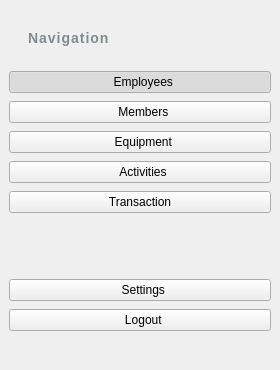
        <widget class="QFrame" name="sidebarFrame">
         <property name="minimumSize">
          <size>
           <width>280</width>
           <height>0</height>
          </size>
         </property>
         <property name="maximumSize">
          <size>
           <width>280</width>
           <height>16777215</height>
          </size>
         </property>
         <layout class="QVBoxLayout" name="sidebarLayout">
          <property name="spacing">
           <number>8</number>
          </property>
          <property name="leftMargin">
           <number>0</number>
          </property>
          <property name="topMargin">
           <number>30</number>
          </property>
          <property name="rightMargin">
           <number>0</number>
          </property>
          <property name="bottomMargin">
           <number>30</number>
          </property>
          <item>
           <widget class="QLabel" name="navigationTitle">
            <property name="styleSheet">
             <string notr="true">font-size: 14px; font-weight: 600; color: #7f8c8d; padding: 0 24px 8px 24px; text-transform: uppercase; letter-spacing: 1px;</string>
            </property>
            <property name="text">
             <string>Navigation</string>
            </property>
           </widget>
          </item>
          <item>
           <widget class="QFrame" name="navigationFrame">
            <layout class="QVBoxLayout" name="navigationLayout">
             <property name="spacing">
              <number>8</number>
             </property>
             <item>
              <widget class="QPushButton" name="employeesButton">
               <property name="text">
                <string>  Employees</string>
               </property>
               <property name="icon">
                <iconset resource="resources.qrc">
                 <normaloff>:/icons/icons/employee.png</normaloff>:/icons/icons/employee.png</iconset>
               </property>
               <property name="checkable">
                <bool>true</bool>
               </property>
               <property name="checked">
                <bool>true</bool>
               </property>
              </widget>
             </item>
             <item>
              <widget class="QPushButton" name="membersButton">
               <property name="text">
                <string>  Members</string>
               </property>
               <property name="icon">
                <iconset resource="resources.qrc">
                 <normaloff>:/icons/icons/members.png</normaloff>:/icons/icons/members.png</iconset>
               </property>
               <property name="checkable">
                <bool>true</bool>
               </property>
              </widget>
             </item>
             <item>
              <widget class="QPushButton" name="equipmentButton">
               <property name="text">
                <string>  Equipment</string>
               </property>
               <property name="icon">
                <iconset resource="resources.qrc">
                 <normaloff>:/icons/icons/equipement.png</normaloff>:/icons/icons/equipement.png</iconset>
               </property>
               <property name="checkable">
                <bool>true</bool>
               </property>
              </widget>
             </item>
             <item>
              <widget class="QPushButton" name="activitiesButton">
               <property name="text">
                <string>  Activities</string>
               </property>
               <property name="icon">
                <iconset resource="resources.qrc">
                 <normaloff>:/icons/icons/activity.png</normaloff>:/icons/icons/activity.png</iconset>
               </property>
               <property name="checkable">
                <bool>true</bool>
               </property>
              </widget>
             </item>
             <item>
              <widget class="QPushButton" name="paymentsButton">
               <property name="text">
                <string>Transaction</string>
               </property>
               <property name="icon">
                <iconset resource="resources.qrc">
                 <normaloff>:/icons/icons/payment.png</normaloff>:/icons/icons/payment.png</iconset>
               </property>
               <property name="checkable">
                <bool>true</bool>
               </property>
              </widget>
             </item>
            </layout>
           </widget>
          </item>
          <item>
           <spacer name="verticalSpacer_sidebar">
            <property name="orientation">
             <enum>Qt::Orientation::Vertical</enum>
            </property>
            <property name="sizeHint" stdset="0">
             <size>
              <width>20</width>
              <height>40</height>
             </size>
            </property>
           </spacer>
          </item>
          <item>
           <widget class="QFrame" name="bottomButtonsFrame">
            <layout class="QVBoxLayout" name="bottomButtonsLayout">
             <property name="spacing">
              <number>8</number>
             </property>
             <item>
              <widget class="QPushButton" name="settingsButton">
               <property name="text">
                <string>  Settings</string>
               </property>
               <property name="icon">
                <iconset resource="resources.qrc">
                 <normaloff>:/icons/icons/list.png</normaloff>:/icons/icons/list.png</iconset>
               </property>
              </widget>
             </item>
             <item>
              <widget class="QPushButton" name="logoutButton">
               <property name="text">
                <string>  Logout</string>
               </property>
               <property name="icon">
                <iconset resource="resources.qrc">
                 <normaloff>:/icons/icons/list.png</normaloff>:/icons/icons/list.png</iconset>
               </property>
              </widget>
             </item>
            </layout>
           </widget>
          </item>
         </layout>
        </widget>
